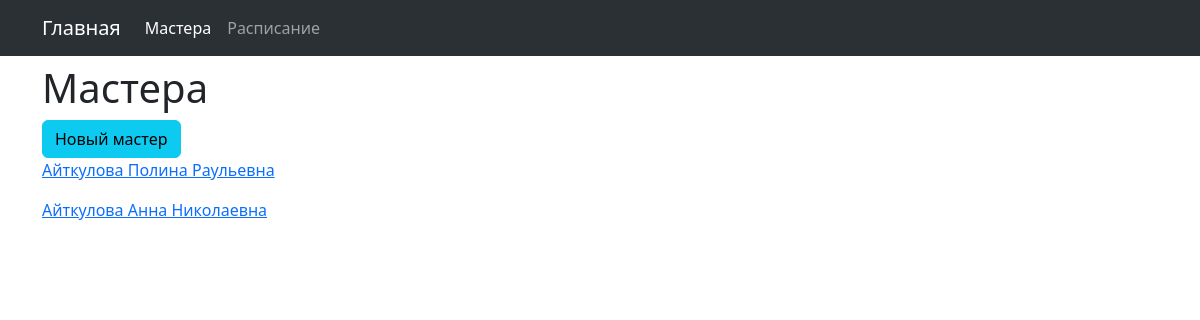
/employee/, run on the app's committed database.
### data/employee.py (models this page shows, shortened)
class Employee(SqlAlchemyBase):
    __tablename__ = 'employee'
    id = Column(Integer, primary_key=True, autoincrement=True)
    name = Column(String(20))
    surname = Column(String(30))
    middle_name = Column(String(30))
    timetables = relationship("Timetable", back_populates="employee", cascade="all, delete-orphan")
    def __str__(self):
        return f"{self.surname} {self.name} {self.middle_name}"

### employee/blueprint.py (the view)
@employee.route('/')
def index():
    db_sess = db_session.create_session()
    employees = db_sess.query(Employee).all()
    return render_template('employee/index.html', obj=employees)

### data/db_session.py (called while the page is built)
def create_session() -> Session:
    global __factory
    return __factory()

### employee/templates/employee/index.html (shortened to what this page needs)
{% extends "base.html" %}
{% block content_title %}
<h1>Мастера</h1>
{% endblock %}
{% block content %}
<div class="col-md-6">
    <a class="btn btn-info" href="{{url_for('employee.create')}}">Новый мастер</a>
        {% for item in obj %}
            <div class="form-group">
                <p>
                   <a href="#">{{item}}</a>
                </p>
            </div>
        {% endfor %}
</div>
{% endblock %}

### data on the page
Employee: surname+name+middle_name "Айткулова Полина Раульевна"
Employee: surname+name+middle_name "Айткулова Анна Николаевна"
